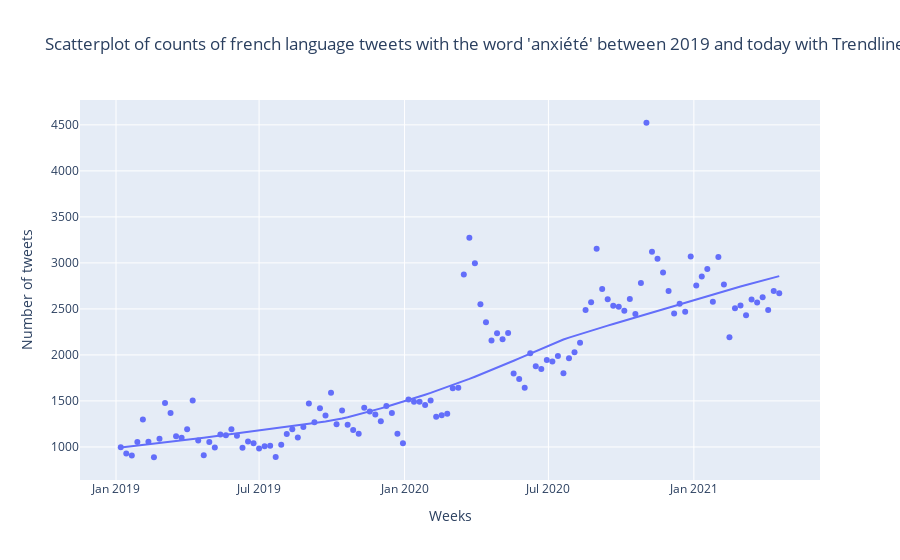

This figure's notebook cell:
### Code cell
import plotly.express as px

#df = px.data.tips()
fig = px.scatter(output_df, x="date", y="anxiety_tweets_counts", trendline="lowess", title="Scatterplot of counts of french language tweets with the word 'anxiété' between 2019 and today with Trendline", labels={"anxiety_tweets_counts":"Number of tweets", "date":"Weeks"})
fig.show()
